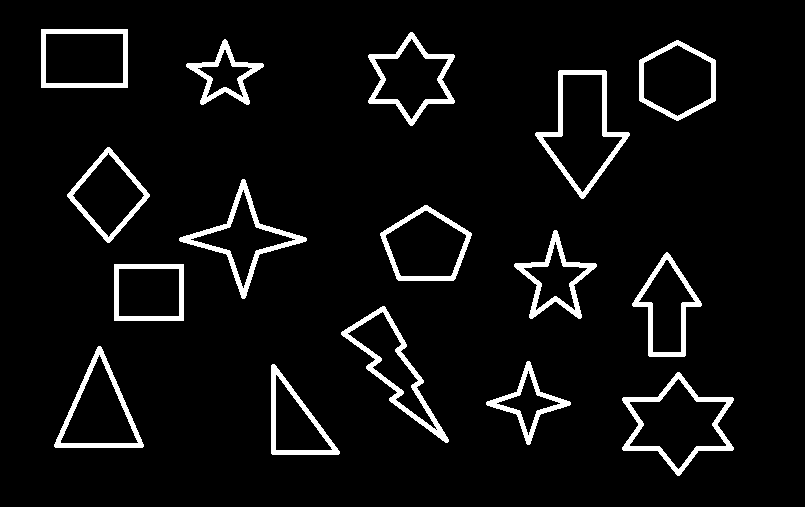
#> input picture thi_giac_may_tinh/buoi6/hinh.png, 805 x 507 px
$ python nhan_danh_canh_theo_hinh.py
#> lines starting #> are read from the running program, lines starting #| are printed output that depends on the picture; after the words box and inside, x2 and y2 are one past the last pixel; in counts of white or black regions, pixels touching at a corner belong together
import cv2

img = cv2.imread("hinh.png")
#> img is the input picture: shape (507, 805, 3); 5.7% white; 16 white regions, largest, box (x1, y1, x2, y2) and area: (341, 306, 449, 443) 1909, (622, 372, 734, 476) 1887, (179, 179, 307, 299) 1856
gray = cv2.cvtColor(img, cv2.COLOR_BGR2GRAY)
#> gray: shape (507, 805); 5.7% white; 16 white regions
_,thresh = cv2.threshold(gray, 240, 255, cv2.THRESH_BINARY)
#thresh = cv2.threshold(gray, 60, 255, cv2.THRESH_BINARY)[1]
contours,_ = cv2.findContours(thresh, cv2.RETR_TREE, cv2.CHAIN_APPROX_NONE)
#> contours = 33 contours, 1 with area under 20; largest, box (x1, y1, x2, y2) and area: (535, 70, 630, 199) 6285, (622, 372, 734, 476) 6183, (41, 29, 128, 88) 4988, (380, 205, 472, 281) 4801, (542, 74, 623, 193) 4791

font = cv2.FONT_HERSHEY_COMPLEX

for cnt in contours:
    M = cv2.moments(cnt)
    cX = int(M["m10"] / M["m00"])
    cY = int(M["m01"] / M["m00"])

    approx = cv2.approxPolyDP(cnt, 0.01*cv2.arcLength(cnt, True), True)
    x = approx.ravel()[0]
    y = approx.ravel()[1]

    if len(approx) == 8:
        cv2.putText(img, "8 canh", (x, y), font, 1, (0,255,0))
        img = cv2.drawContours(img, [approx], 0, (0,255,0), 2)

        cv2.drawContours(img, [cnt], -1, (0, 255, 0), 2)
        cv2.circle(img, (cX, cY), 7, (0, 0, 255), -1)
        cv2.putText(img, "center", (cX - 20, cY - 20),cv2.FONT_HERSHEY_SIMPLEX, 0.5, (255, 255 , 255), 2)
#> this loop made 33 passes
#> (cX, cY, x, y) on passes 1, 2, 5, 6, 9, 11, 14, 15, 16, 17, 18, 19: (677, 423, 677, 372), (677, 423, 678, 378), (528, 402, 527, 361), (528, 402, 528, 370), (392, 365, 342, 331), (390, 360, 348, 332), (666, 308, 666, 252), (666, 308, 666, 259), (555, 279, 554, 230), (555, 279, 555, 241), (425, 246, 380, 233), (425, 246, 385, 235)
#> (cX, cY, approx, x, y) on passes 3, 4, 7, 8, 10, 12: (294, 422, [[272, 364], [271, 453], [338, 454]], 272, 364), (294, 424, [[276, 374], [331, 450], [275, 449]], 276, 374), (98, 412, [[98, 346], [54, 446], [142, 447]], 98, 346), (98, 413, [[99, 354], [137, 443], [60, 442]], 99, 354), (436, 429, [[435, 429], [436, 428], [437, 429], [436, 430]], 435, 429), (148, 292, [[114, 264], [114, 320], [183, 320], [183, 264]], 114, 264)
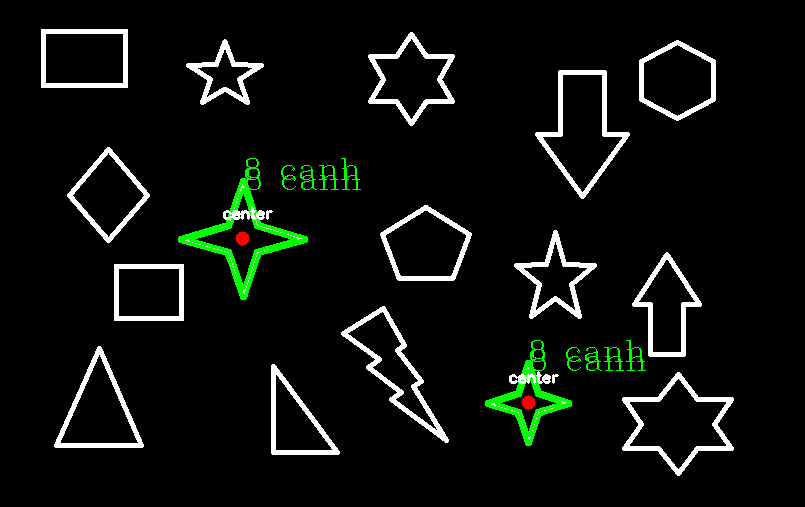
#> img: shape (507, 805, 3); 1.54% of pixels changed, all inside (x1, y1, x2, y2) = (178, 158, 646, 446)


cv2.imshow("shapes", img)
cv2.waitKey(0)
cv2.destroyAllWindows()
